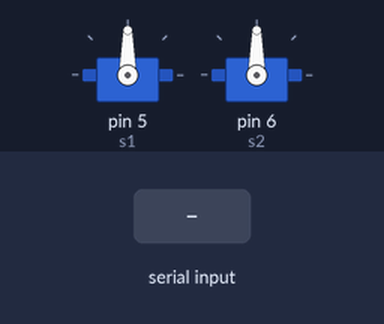
The sketch below on a simulated Arduino Uno, built with avr-gcc and run on an emulated ATmega328P. Shown: 2 × servo. The test bench sets the inputs (shaded band).

Above: at 1.2 s.
1.3 s: byte 1 (1) received over Serial
4.3 s: byte 2 (2) received over Serial
At 5.7 s:
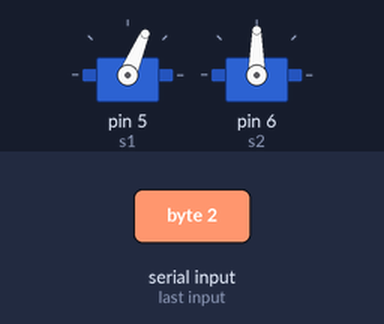
7.3 s: byte 3 (3) received over Serial
At 8.2 s:
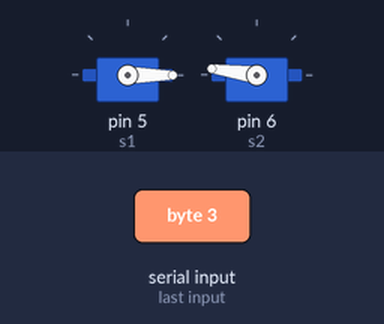
10.3 s: byte 4 (4) received over Serial
At 10.8 s:
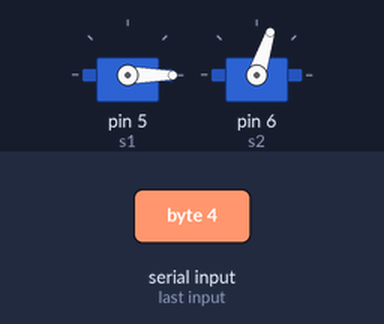
13.3 s: byte 1 (1) received over Serial
At 14.5 s:
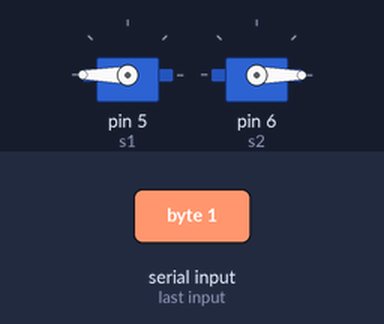
16.3 s: byte 2 (2) received over Serial
Timing chart, 0 to 66.8 s (numbered marks = the images above; inputs shaded):
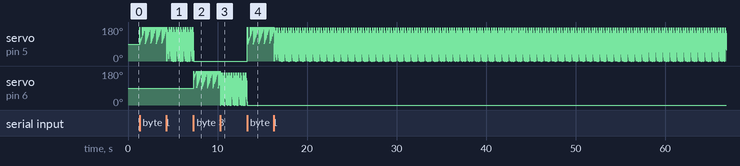

The sketch:

X.ino
```cpp
#include <Servo.h>
Servo s1;
Servo s2;
int X;
int pos_1 = 90;
int pos_2 = 90;
int pos_1_a;
int pos_2_a;
void setup() {
  Serial.begin(9600);
  s1.attach(5);
  s2.attach(6);
  s1.write(pos_1);
  s2.write(pos_2);
}
void loop() {
  if (Serial.available() > 0) {
    X = Serial.read();
  }
  if ( X == 1) {
    for (pos_1_a = pos_1; pos_1_a <= 180; pos_1_a += 1) {
      s1.write(pos_1_a);
    }
  }
  if ( X == 2) {
    for ( int pos_1_b = pos_1_a; pos_1_b >= 0; pos_1_b -= 1) {
      s1.write(pos_1_b);
    }
  }
  if ( X == 3) {
    for (pos_2_a = pos_1; pos_2_a <= 180; pos_2_a += 1) {
      s2.write(pos_2_a);
    }
  }
  if ( X == 4) {
    for (int pos_2_b = pos_2_a; pos_2_b >= 0; pos_2_b -= 1) {
      s2.write(pos_2_b);
    }
  }
}
```
